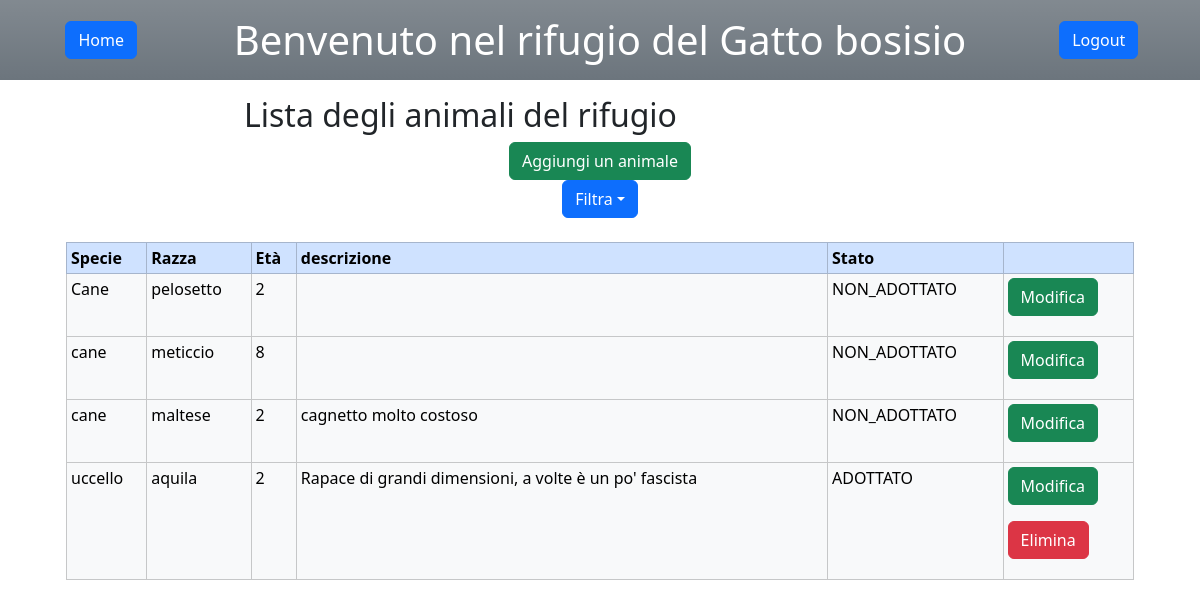
Screenshot of /gestione_animali/ (signed in) with the database file from the repository.
### rifugioAnimali/models.py (models this page shows, shortened)
class Animale(models.Model):
    specie = models.CharField(max_length = 32,blank=False,null=False,validators=[validate_nonempty_string])
    razza = models.CharField(max_length = 32,blank=False,null=False,validators=[validate_nonempty_string])
    eta = models.IntegerField(default = 0,blank=False,null=False,validators=[MinValueValidator(0)])
    descrizione = models.CharField(max_length = 128,blank=True)
    stato = models.CharField(max_length=32,choices=[(choice.name,choice.value) for choice in StatoAdozione],default=StatoAdozione.NON_ADOTTATO.value,blank=False,null=False,validators=[validate_nonempty_string])

### rifugioAnimali/views.py (the view)
# urls.py: path("gestione_animali/",views.gestione_animali,name="gestione_animali"),
@login_required(login_url='login')
def gestione_animali(request):
    if(not(request.user.is_staff)):
        return redirect('home')
    lista_animali = Animale.objects.order_by("specie")
    lista_filtrata = AnimaleAdminFilter(request.GET, queryset=lista_animali)
    template = loader.get_template("rifugioAnimali/gestione_animali.html")
    context = {
        "lista_animali" : lista_animali,
        "lista_filtrata" : lista_filtrata,
    }
    return HttpResponse(template.render(context,request))

### rifugioAnimali/templates/rifugioAnimali/gestione_animali.html (shortened to what this page needs)
<head>
    {% load static %}
    {% load bootstrap5 %}
    {% bootstrap_css %}
</head>
<body>
  <header class="bg-secondary bg-gradient text-white">
    <div class=" container text-center">
      <div class="row align-items-center">
        <div class="col">
          <a href="#" role="button" class="btn btn-primary m-3" onclick="location.href= '/home_admin' " id = "home">Home</a>
        </div>
        <div class="col-9">
          <h1 class="text-center m-3">Benvenuto nel rifugio del Gatto bosisio</h1>
        </div>
        <div class="col justify-content-right">
          <a class="end-0 btn btn-primary" href="/logout" role="button">Logout</a>
        </div>
      </div>
    </div>
  </header>
  <div class="container mt-3 text-center">
    <div class="row align-items-center">
      <div class="col">
      <div class="col-9 text-center">
        <h2 class="">Lista degli animali del rifugio</h2>
      </div>
      <div class="col">
        <a href="#" role="button" class="btn btn-success" onclick="location.href= '/aggiungi_animale' " id="aggiungi">Aggiungi un animale</a>
      </div>
    </div>
  </div>
  <div class="align-items-center btn-group">
    <button type="button" class="btn btn-primary dropdown-toggle" data-bs-toggle="dropdown" aria-expanded="false" id="filtra">Filtra</button>
  </div>
  {% if lista_animali %}
    <div class="p-4">
      <table class="table table-bordered table-sm table-responsive">
        <thead>
          <tr class="table-primary">
              <th>Specie</th>
              <th>Razza</th>
              <th>Età</th>
              <th>descrizione</th>
              <th>Stato</th>
              <th> </th>
          </tr>
        </thead>
        <tbody>
          {% for animali in lista_filtrata.qs %}
            <tr class="table-light">
              <td>{{ animali.specie }}</td>
              <td>{{ animali.razza }}</td>
              <td>{{ animali.eta }}</td>
              <td>{{ animali.descrizione }}</td>
              <td>{{ animali.stato }}</td>
              <td>
                <form method="post" action="{% url 'modifica_animale'%}">
                  <input type="submit" class="btn btn-success" value="Modifica" id="mod_{{animali.id}}">
                </form>
                {%if animali.stato == "ADOTTATO"%}
                <form method="post" action="{% url 'elimina_animale'%}">
                  <input type="submit" class="btn btn-danger" value="Elimina" id="elim_{{animali.id}}">
                </form>
                {% endif %}
              </td>
            </tr>
          {% endfor %}
        </tbody>
      </table>
    </div>
  {% endif %}
</body>

### rows the page displays
Animale: specie "Cane", razza "pelosetto", eta "2", stato "NON_ADOTTATO"
Animale: specie "cane", razza "meticcio", eta "8", stato "NON_ADOTTATO"
Animale: specie "cane", razza "maltese", eta "2", descrizione "cagnetto molto costoso", stato "NON_ADOTTATO"
Animale: specie "uccello", razza "aquila", eta "2", descrizione "Rapace di grandi dimensioni, a volte è un po' fascista", stato "ADOTTATO"
